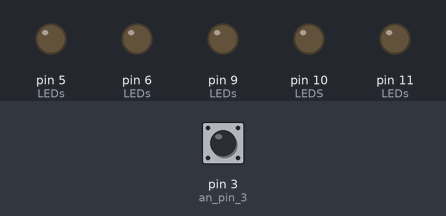
Bench run of a sketch on a simulated Arduino Uno, built with avr-gcc and run on an emulated ATmega328P. Shown: output pins drawn as LEDs (lit = HIGH). Inputs (shaded band) come from the test bench; at power-on: pin 3 (an_pin_3) HIGH. Random numbers use the default seed unless the sketch sets one.

Above: at 1.2 s.
1.3 s: pin 3 (an_pin_3) pulled LOW for 0.15 s
At 1.7 s:
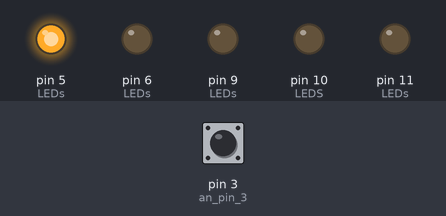
At 2.2 s:
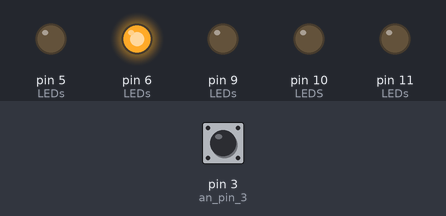
Timing chart, 0 to 35.8 s (numbered marks = the images above; inputs shaded):
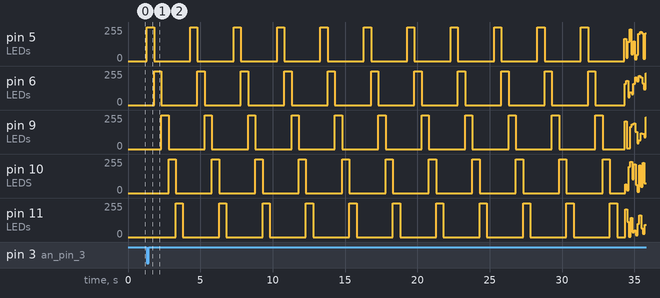

The sketch:

stern.ino
```cpp
//Weinachtsstern (Made 2022 by Felix)
void setup()
{
	pinMode(3, INPUT_PULLUP); //an pin 3: Schalter
	pinMode(11, OUTPUT );	  // --> LEDs (pin 11)
	pinMode(10, OUTPUT);	  // --> LEDS (pin 10)
	pinMode(9, OUTPUT);		  // --> LEDs (pin 09)
	pinMode(6, OUTPUT);		  // --> LEDs (pin 06)
	pinMode(5, OUTPUT);		  // --> LEDs (pin 05)
	randomSeed(A1);			  // für random();
}
void loop()
{
	if (digitalRead(3) == 0)
	{
		for (int i = 0; i < 11; i++)
		{
			digitalWrite(5, HIGH);
			delay(500);
			digitalWrite(5, LOW);
			digitalWrite(6, HIGH);
			delay(500);
			digitalWrite(6, LOW);
			digitalWrite(9, HIGH);
			delay(500);
			digitalWrite(9, LOW);
			digitalWrite(10, HIGH);
			delay(500);
			digitalWrite(10, LOW);
			digitalWrite(11, HIGH);
			delay(500);
			digitalWrite(11, LOW);
			delay(500);
		}
		for (int i = 0; i < 150; i++) //anpassen (150) für die Länge des Flackerns
		{
			light_pin(5);
			light_pin(6);
			light_pin(9);
			light_pin(10);
			light_pin(11);
			delay(20);
		}
	}
}
void light_pin(uint8_t pin)
{
	analogWrite(pin, random(1, 256));
	delay(20);
}
```
